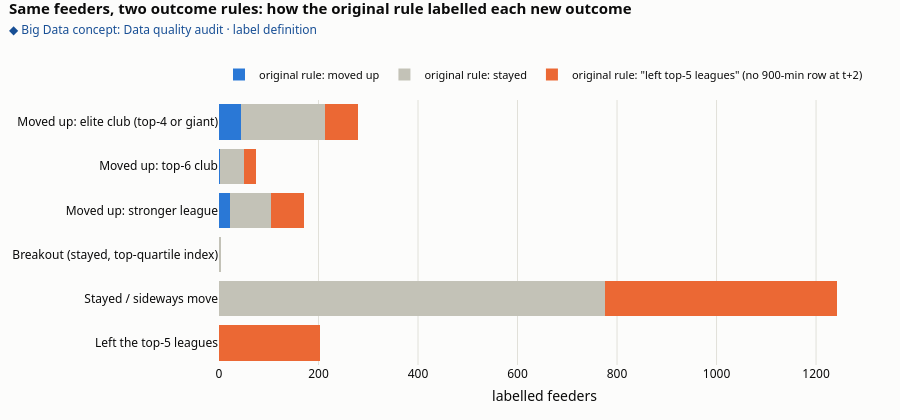

The notebook cell saved with this chart:
### Markdown cell above
## 5B. What the original outcome rule missed <span style="background:#e8f1fc;color:#184f95;border:1px solid #86b6ef;border-radius:11px;padding:2px 10px;font-size:12px;font-weight:600;vertical-align:middle;white-space:nowrap">Big Data · Data quality audit · label definition</span>

Same feeders, two labels: the **original rule** (destination must be a PL traditional-six or PL top-3 club at t+2 with 900+ minutes, or Ligue 1 to PL) and the **new rule** (best destination in t+1 or t+2 at any minutes, any of the five leagues). The bars show, for every new outcome, how the original rule had labelled the same players.

### Code cell
top3_pairs = {(int(y), t) for y, ts in TOP3_BY_YEAR.items() for t in ts}
v1_top = (lake['club_t2'].isin(TRADITIONAL_TOP6) | pd.Series([(y + 2, c) in top3_pairs for y, c in zip(lake['yr'], lake['club_t2'])], index=lake.index)) \
         & lake['club_t2'].notna() & (lake['club_t2'] != lake['squad'])
v1_pl = (lake['comp'] == 'Ligue 1') & (lake['comp_t2'] == 'Premier League') & ~v1_top
lake['y_up_v1'] = v1_top | v1_pl
lake['outcome_v1'] = np.select([v1_top, v1_pl, ~lake['seen_t2']], ['v1: moved up', 'v1: moved up', 'v1: "left top-5 leagues" (no 900-min row at t+2)'], 'v1: stayed').astype(object)

cmp_ = lake[lake['labeled'] & lake['feeder']]
ct_ = pd.crosstab(cmp_['outcome'], cmp_['outcome_v1']).reindex(index=ORDER_OUT).fillna(0).astype(int)
V1_COL = {'v1: moved up': BLUE, 'v1: stayed': '#c3c2b7', 'v1: "left top-5 leagues" (no 900-min row at t+2)': ORANGE}
fig = go.Figure()
for col_ in [c for c in V1_COL if c in ct_.columns]:
    fig.add_trace(go.Bar(y=ct_.index, x=ct_[col_], orientation='h', name=col_.replace('v1: ', 'original rule: '), marker_color=V1_COL[col_],
                         hovertemplate='%{y}<br>' + col_.replace('v1: ', 'original rule: ') + ': %{x} players<extra></extra>'))
fig.update_layout(barmode='stack', title='Same feeders, two outcome rules: how the original rule labelled each new outcome', xaxis_title='labelled feeders',
                  yaxis=dict(autorange='reversed'), height=420, legend=dict(orientation='h', traceorder='normal'))
show(fig, 'o1_outcome_rule_v1_vs_v2', concept='Data quality audit · label definition')

missed = cmp_[(cmp_['best_tier'] >= 1) & ~cmp_['y_up_v1']]
dest_ = missed['dest_comp'].value_counts().reindex(LEAGUES).fillna(0).astype(int)
print(f"moves up found by the new rule: {int((cmp_['best_tier'] >= 1).sum())}; counted by the original rule: {int(cmp_['y_up_v1'].sum())}; "
      f"new moves the original rule missed: {len(missed)} (destination league: " + ', '.join(f'{LEAGUE_ABBR[k]} {v}' for k, v in dest_.items()) + ")")
ex_ = missed.sort_values(['best_tier', 'composite_perf_index'], ascending=False)[['yr', 'player', 'age_num', 'squad', 'comp', 'dest_club', 'dest_comp', 'dest_yr', 'outcome', 'outcome_v1']].head(12)
display(ex_.reset_index(drop=True))
v1_left_up = int(((cmp_['outcome_v1'].str.contains('left')) & (cmp_['best_tier'] >= 1)).sum())
legend('tier', 'giant', 'top-N', title='Legend')
takeaway(shows="For each outcome under the new rule (rows), the bar is split by what the original rule said about the same players; the table lists examples the original rule missed.",
         insight=f"The new rule finds {int((cmp_['best_tier'] >= 1).sum())} moves up where the original found {int(cmp_['y_up_v1'].sum())}; {len(missed)} real moves were invisible before "
                 f"(mostly to elite clubs outside the PL), and {v1_left_up} players the original rule wrote off as 'left the top 5 leagues' had in fact moved up.",
         use="Labels drive every model below: with the old rule, a Lille defender who joins Bayern was a failure, so rules and classifiers learned the wrong lesson.")

### Figure 1 — Plotly figure (JSON) as saved in the notebook; plotly's stock layout.template omitted (floating-point values rounded to 4 significant figures)
{"data": [{"hovertemplate": "%{y}<br>original rule: moved up: %{x} players<extra></extra>", "marker": {"color": "#2a78d6"}, "name": "original rule: moved up", "orientation": "h", "type": "bar", "x": [44, 1, 22, 0, 0, 0], "y": ["Moved up: elite club (top-4 or giant)", "Moved up: top-6 club", "Moved up: stronger league", "Breakout (stayed, top-quartile index)", "Stayed / sideways move", "Left the top-5 leagues"]}, {"hovertemplate": "%{y}<br>original rule: stayed: %{x} players<extra></extra>", "marker": {"color": "#c3c2b7"}, "name": "original rule: stayed", "orientation": "h", "type": "bar", "x": [169, 50, 83, 4, 776, 0], "y": ["Moved up: elite club (top-4 or giant)", "Moved up: top-6 club", "Moved up: stronger league", "Breakout (stayed, top-quartile index)", "Stayed / sideways move", "Left the top-5 leagues"]}, {"hovertemplate": "%{y}<br>original rule: \"left top-5 leagues\" (no 900-min row at t+2): %{x} players<extra></extra>", "marker": {"color": "#eb6834"}, "name": "original rule: \"left top-5 leagues\" (no 900-min row at t+2)", "orientation": "h", "type": "bar", "x": [67, 23, 65, 0, 467, 203], "y": ["Moved up: elite club (top-4 or giant)", "Moved up: top-6 club", "Moved up: stronger league", "Breakout (stayed, top-quartile index)", "Stayed / sideways move", "Left the top-5 leagues"]}], "layout": {"barmode": "stack", "height": 420, "legend": {"orientation": "h", "traceorder": "normal", "x": 0, "xanchor": "left", "y": 1.151, "yanchor": "top"}, "margin": {"b": 55, "l": 60, "r": 30, "t": 100}, "title": {"font": {"size": 15}, "text": "<b>Same feeders, two outcome rules: how the original rule labelled each new outcome</b><br><span style='font-size:12px;color:#184f95'>◆ Big Data concept: Data quality audit · label definition</span>", "x": 0.01, "xanchor": "left", "y": 0.9667, "yanchor": "top"}, "xaxis": {"title": {"text": "labelled feeders"}}, "yaxis": {"autorange": "reversed"}}}
